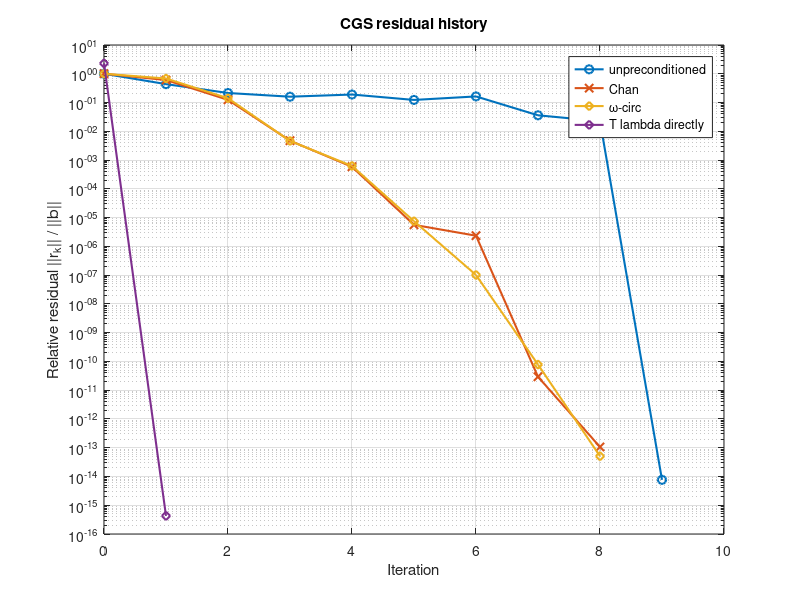

Source code (MATLAB):
clc; clearvars; close all;

%% Build the first row of the Toeplitz matrix T
N = 9;

t = zeros(N, 1);
t(1) = 2;
t(2) = -1;

T = toeplitz(t, t);

Tlambda = 2 - 2 * cos(pi * (1:N).' ./ (N + 1))

b = randn(N, 1);

%% Fast Toeplitz matrix applicator
function data = prepFFTMultData(t)
    data.N = numel(t);
    data.cf = fft([t; 0; flipud(t(2:end))]);
end

function y = FFTMult(data, x)
    N = data.N;
    xp = [x; zeros(N, 1)];
    yp = ifft(data.cf .* fft(xp));
    y = yp(1:N);
end

%% T. Chan's preconditioner
% Build the first column c of the circulant.
function c = buildTChanPrecond(t)
    N = numel(t);
    c = zeros(N,1);
    for j = 0:(N - 1)
        if j == 0
            c(1) = t(1);
        else
            c(j+1) = ((N - j) * t(j+1) + j * t(N - j + 1)) / N;
        end
    end
end

%% Optimal {omega}-circulant preconditioner
function val = get_t(t, j)
    N = numel(t);
    if j >= 0
        idx = j + 1;
        if idx >=1 && idx <= N
            val = t(idx);
        else
            val = 0;
        end
    else
        idx = -j + 1;
        if idx >=1 && idx <= N
            val = t(idx);
        else
            val = 0;
        end
    end
end

function omega = findOptimalOmega(t)
    N = numel(t);
    s = 0;
    for n = 1:(N - 1)
        tk = get_t(t, n);
        tk_minus_N = get_t(t, n - N);
        s = s + conj(tk) * tk_minus_N;
    end
    omega = exp(1i * angle(s) / N);
end

omegaOpt = findOptimalOmega(t);

function c = buildOmegaPrecond(t, omega)
    N = numel(t);
    c = zeros(N, 1);
    for n = 0:(N-1)
        tk_omega = get_t(t, n) * omega^n;
        tk_minus_N_omega = get_t(t, n - N) * omega^(n - N);
        % Chan-style entry
        c(n + 1) = ((N - n) * tk_omega + n * tk_minus_N_omega) / N;
    end
end

%% Circulant preconditioner applicator using FFT
function y = FFTPrecond(pf, x)
    y = ifft(fft(x) ./ pf);
end

%% Direct spectra knowledge based preconditioner
% --- DST-I using FFT (returns S * x where S_{j,k} = sin(pi*j*k/(n+1)) ) ---
function y = dst1(x)
    n = numel(x);
    % build odd extension and use FFT
    X = fft([0; x(:); 0; -flipud(x(:))]);
    % indices: MATLAB 1-based, take elements 2..n+1, multiply by -1/2
    y = -0.5 * imag(X(2:n+1));
end

% inverse of the (unnormalized) DST-I is the same DST-I up to sign/scale,
% but we will handle the orthonormalization below.

% --- apply T^{-1} via sine-basis (fast) ---
function y = apply_Tinv_via_DST(b, lambda)
    % lambda : vector of eigenvalues (length n)
    n = numel(b);
    % normalization factor for orthonormal sine basis: sqrt(2/(n+1))
    alpha = sqrt(2/(n+1));
    % forward transform (S' * b). For our symmetry DST-I gives S'*b = S*b
    scoeff = alpha * dst1(b);        % = S_mat' * b
    % diagonal solve in spectral domain
    scoeff = scoeff ./ lambda(:);
    % inverse transform
    y = alpha * dst1(scoeff);        % = S_mat * (Lambda^{-1} * S_mat' * b)
end

%% Prepare the data for FFT multiplication and construct the handle
dataFFTMult = prepFFTMultData(t);
dataFFTMult.cf
FFTMultHandle = @(x) FFTMult(dataFFTMult, x);

%% Direct solver

xRef = T \ b;

%% Conjugate gradient solver
tolerance = 1e-12;
maxIterCount = 1000;

% Unpreconditioned variant - spatial domain
t0 = tic;
[x0, flag0, relres0, iter0, resvec0] = cgs(FFTMultHandle, b, tolerance, maxIterCount);
solverTime = toc(t0);
fprintf('Unpreconditioned: flag = %d, iteration count = %d, solver time = %g s.\n', flag0, iter0, solverTime);

% Preconditioned variant - T. Chan's circulant preconditioner
tChanPrecond = buildTChanPrecond(t);
tChanLambda = fft(tChanPrecond);
applyHandle = @(x) FFTPrecond(tChanLambda, FFTMultHandle(x));

t0 = tic;
[x_TChan, flag1, relres1, iter1, resvec_TChan] = cgs(applyHandle, FFTPrecond(tChanLambda, b), tolerance, maxIterCount);
solverTime = toc(t0);
fprintf('Unpreconditioned: flag = %d, iteration count = %d, solver time = %g s.\n', flag1, iter1, solverTime);

% Preconditioned variant - optimal {omega}-circulant
omegaPrecond = buildOmegaPrecond(t, omegaOpt);
omegaLambda = fft(omegaPrecond);
applyHandle = @(x) FFTPrecond(omegaLambda, x);

t0 = tic;
[x_omega, flag2, relres2, iter2, resvec_Omega] = cgs(FFTMultHandle, b, tolerance, maxIterCount, applyHandle);
solverTime = toc(t0);
fprintf('Unpreconditioned: flag = %d, iteration count = %d, solver time = %g s.\n', flag2, iter2, solverTime);

% Preconditioned variant - known spectra of T
applyHandle = @(x) apply_Tinv_via_DST(x, Tlambda);

t0 = tic;
[xTlambda, flag3, relres3, iter3, resvec_Tlambda] = cgs(@(x) applyHandle(FFTMultHandle(x)), applyHandle(b), tolerance, maxIterCount);
solverTime = toc(t0);
fprintf('Unpreconditioned: flag = %d, iteration count = %d, solver time = %g s.\n', flag3, iter3, solverTime);

norm(xRef - xTlambda)

%% Residual vector convergence comparison
figure;
clf;
semilogy(0:length(resvec0)-1, resvec0 / norm(b), '-o','LineWidth',1.5);
hold on;
semilogy(0:length(resvec_TChan)-1, resvec_TChan / norm(b), '-x','LineWidth',1.5);
semilogy(0:length(resvec_Omega)-1,  resvec_Omega / norm(b),  '-d','LineWidth',1.5);
semilogy(0:length(resvec_Tlambda)-1,  resvec_Tlambda / norm(b),  '-d','LineWidth',1.5);
legend('unpreconditioned','Chan','\omega-circ', 'T lambda directly','Location','best');
xlabel('Iteration'); ylabel('Relative residual ||r_k|| / ||b||');
title('CGS residual history');
grid on;
